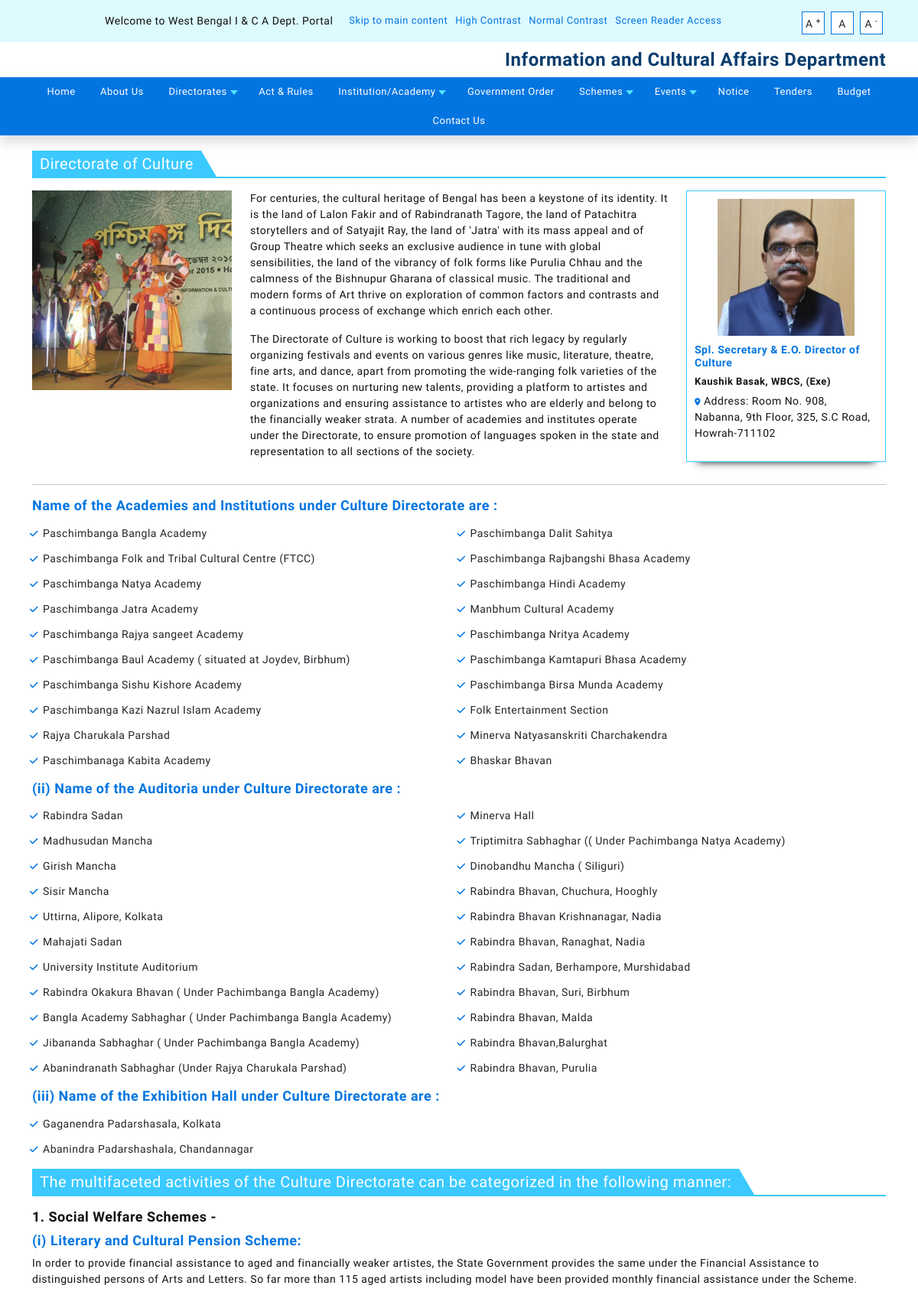
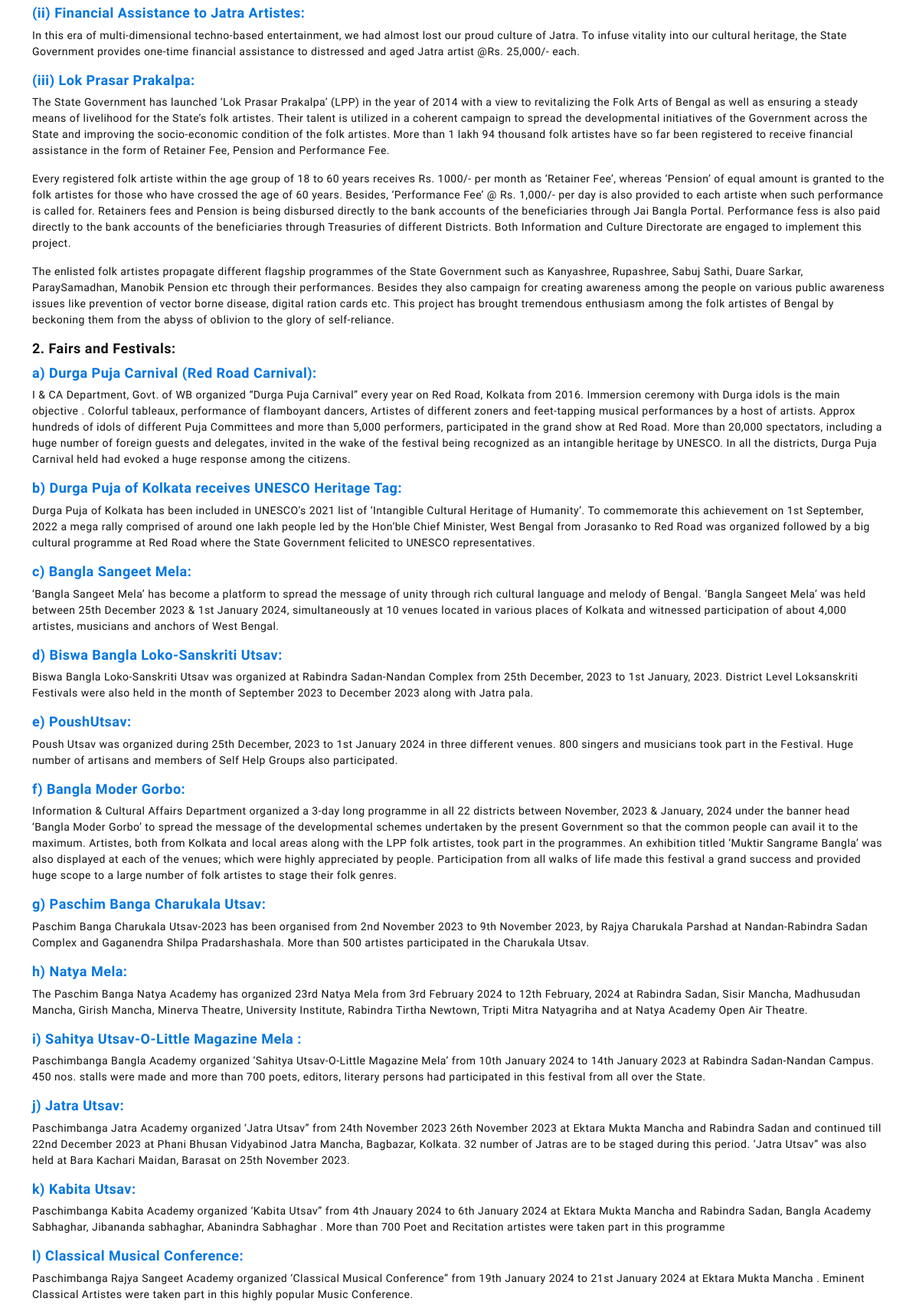
The app's page /directorates/culture.php (upper part) with its own data (2 pictures, top to bottom).
### tables this page shows
CREATE TABLE `wbinc_directorates` (
  `ID` int(11) NOT NULL,
  `title` text NOT NULL,
  `about_image` text NOT NULL,
  `about_directorate` text NOT NULL,
  `directorate_name` text NOT NULL,
  `directorate_designation` text NOT NULL,
  `directorate_office_address` text NOT NULL,
  `directorate_image` text NOT NULL,
  `directorate_brief` text NOT NULL,
  `bottom_content` text NOT NULL,
  `created_date` timestamp NOT NULL DEFAULT current_timestamp(),
  `updated_date` timestamp NOT NULL DEFAULT current_timestamp() ON UPDATE current_timestamp()
);

### wb-admin/classes/Database.class.php (called while the page is built)
<?php
class Database {
    private $host = DB_HOST;
    private $user = DB_USER;
    private $pswd = DB_PASSWORD;
    private $dbName = DB_NAME;
    protected function connect() {
        $dsn = 'mysql:host=' . $this->host . ';dbname=' . $this->dbName;
        $pdo = new PDO($dsn, $this->user, $this->pswd);
        $pdo->setAttribute(PDO::ATTR_DEFAULT_FETCH_MODE, PDO::FETCH_ASSOC);
        return $pdo;
    }
}

### wb-admin/classes/Common.class.php (called while the page is built, shortened)
<?php
class Common extends Database {
    public function get_post($table = '', $id = '') {
        try {
            if ($id != '') {
                $sql = 'SELECT * FROM ' . $table . ' WHERE ID = ' . $id;
            } else {
                $sql = 'SELECT * FROM ' . $table ;
            }
            $stmt = $this->connect()->query($sql);
            $results = $stmt->fetchAll(PDO::FETCH_ASSOC);
            return $results;
        } catch (PDOException $error) {
            $this->wc_add_notice('error', $error->getMessage());
        }
        die;
    }
}

### directorates/culture.php (the view, shortened to what this page needs)
<?php
$directorates = $Common->get_post(DIRECTORATES);
?>
<!DOCTYPE html>
<html lang="en">
    <head>
        <?php include '../include/header.php' ?>
    </head>
    <body>
        <?php include '../include/navigation.php' ?>
        <div class="mid tick">
            <div class="sectiongap">
                <div class="container">
                    <h2><strong><?php echo $directorates[1]['title']; ?></strong></h2>
                    <div class="row mb-3">
                        <div class="col-md-3">
                            <img class="img-fluid" src="<?php echo ASSET_URL . $directorates[1]['about_image']; ?>" alt="">
                        </div>
                        <div class="col-md-6">
                            <?php echo $directorates[1]['about_directorate']; ?>
                        </div>
                        <div class="col-md-3">
                            <div class="directorate_pic">
                                <img src="<?php echo ASSET_URL . $directorates[1]['directorate_image']; ?>" alt="" class="img-fluid w-75">
                                <h4><?php echo $directorates[1]['directorate_designation']; ?></h4>
                                <h6><span><?php echo $directorates[1]['directorate_name']; ?></span></h6>
                                <p><span><i class="fa-solid fa-location-dot"></i> Address:</span> <?php echo $directorates[1]['directorate_office_address']; ?></p>
                            </div>
                        </div>
                    </div>
                    <?php if (!empty($directorates[1]['directorate_brief'])) { ?>
                        <div class="tick_double">
                            <?php echo $directorates[1]['directorate_brief']; ?>
                        </div>
                    <?php } ?>
                </div>
            </div>
        </div>
    </body>
</html>

### css/fancybox.css (style rules this page uses)
:root { --f-spinner-width: 36px;--f-spinner-height: 36px;--f-spinner-color-1: rgba(0, 0, 0, 0.1);--f-spinner-color-2: rgba(17, 24, 28, 0.8);--f-spinner-stroke: 2.75 }
:root { --f-button-width: 40px;--f-button-height: 40px;--f-button-border: 0;--f-button-border-radius: 0;--f-button-color: #374151;--f-button-bg: #f8f8f8;--f-button-hover-bg: #e0e0e0;--f-button-active-bg: #d0d0d0;--f-button-shadow: none;--f-button-transition: all 0.15s ease;--f-button-transform: none;--f-button-svg-width: 20px;--f-button-svg-height: 20px;--f-button-svg-stroke-width: 1.5;--f-button-svg-fill: none;--f-button-svg-filter: none;--f-button-svg-disabled-opacity: 0.65 }

### style.css (style rules this page uses)
body { margin: 0; padding: 0; font-family: "Questrial", sans-serif; height: 100%; min-height: 100vh; display: flex; flex-direction: column; letter-spacing: 0.5px; }
html { height: 100%; scroll-behavior: smooth; }
h1, h2 { font-family: "Questrial", sans-serif; font-size: 26px; font-weight: 500; margin-bottom: 10px; position: relative; color: #073c6d; }
h4 { color: #0275e0; font-weight: 600; font-size: 18px; }
h5 { font-size: 18px; color: #111; font-weight: 600; margin-bottom: 10px; }
h6 { font-size: 16px; color: #111; font-weight: 600; }
p { color: #111; font-size: 14px; font-weight: 400; }
.tick_double ul { columns: 2; -webkit-columns: 2; -moz-columns: 2; display: block !important; margin: 0 !important; }
.tick_double ul li { width: 96%; display: inline-block; }
.sectiongap { padding: 20px 0; }
ul { padding: 5px 0 0 15px; margin-bottom: 0; }
li { margin-bottom: 6px; font-size: 14px; }
.tick ul { margin: 0 0 0 20px; list-style: none; }
.tick ul li { margin-bottom: 10px; font-size: 14px; }
.tick ul li:before { font-family: "Font Awesome 5 Free"; font-weight: 900; content: "\f00c"; color: #0275e0; font-size: 12px; transition: all 0.3s ease; margin-left: -18px; margin-right: 6px; }
.mid h2 { margin-bottom: 16px; border-bottom: 2px solid #3bc9ff; }
.mid h2 strong { background: #0082d6; padding: 5px 15px; color: #fff; position: relative; background: #3bc9ff; color: #fff; font-size: 20px; font-weight: 500; display: inline-block; padding: 5px 10px; }
.mid h2 strong::after { content: ""; position: absolute; right: -20px; bottom: 0; width: 0; height: 0; border-left: 20px solid #3bc9ff; border-top: 34px solid transparent; }
.mid ul { display: table; }
::placeholder { font-size: 14px; }
::marker { font-size: 0; }
.directorate_pic { border: 1px solid #3bc9ff; padding: 10px; box-shadow: 0px 15px 10px -15px #111; }
.directorate_pic h4 { font-size: 14px; color: #0275e0; }
.directorate_pic h6 { font-size: 13px; }
.directorate_pic i { font-size: 10px; color: #0275e0; }
.directorate_pic img { margin: 0 auto 10px auto; display: block; }

### records on screen
wbinc_directorates: title "Directorate of Culture", about_image (picture), about_directorate "For centuries, the cultural heritage of Bengal has been a keystone of its identity. It is the land of Lalon Fakir and of Rabindranath Tagore, the land of Patachitra storytellers and of Satyajit Ray, the land of 'Jatra' with its mass appeal and of Group Theatre which seeks an exclusive audience in tune with global sensibilities, the land of the vibrancy of folk forms like Purulia Chhau and the calmness of the Bishnupur Gharana of classical music. The traditional and modern forms of Art thrive on exploration of common factors and contrasts and a continuous process of exchange which enrich each other. The Directorate of Culture is working to boost that rich legacy by regularly organizing…", directorate_image (picture), directorate_designation "Spl. Secretary & E.O. Director of Culture", directorate_name "Kaushik Basak, WBCS, (Exe)", directorate_office_address "Room No. 908, Nabanna, 9th Floor, 325, S.C Road, Howrah-711102", directorate_brief "Name of the Academies and Institutions under Culture Directorate are : Paschimbanga Bangla Academy Paschimbanga Folk and Tribal Cultural Centre (FTCC) Paschimbanga Natya Academy Paschimbanga Jatra Academy Paschimbanga Rajya sangeet Academy Paschimbanga Baul Academy ( situated at Joydev, Birbhum) Paschimbanga Sishu Kishore Academy Paschimbanga Kazi Nazrul Islam Academy Rajya Charukala Parshad Paschimbanaga Kabita Academy Paschimbanga Dalit Sahitya Paschimbanga Rajbangshi Bhasa Academy Paschimbanga Hindi Academy Manbhum Cultural Academy Paschimbanga Nritya Academy Paschimbanga Kamtapuri Bhasa Academy Paschimbanga Birsa Munda Academy Folk Entertainment Section Minerva Natyasanskriti…"
